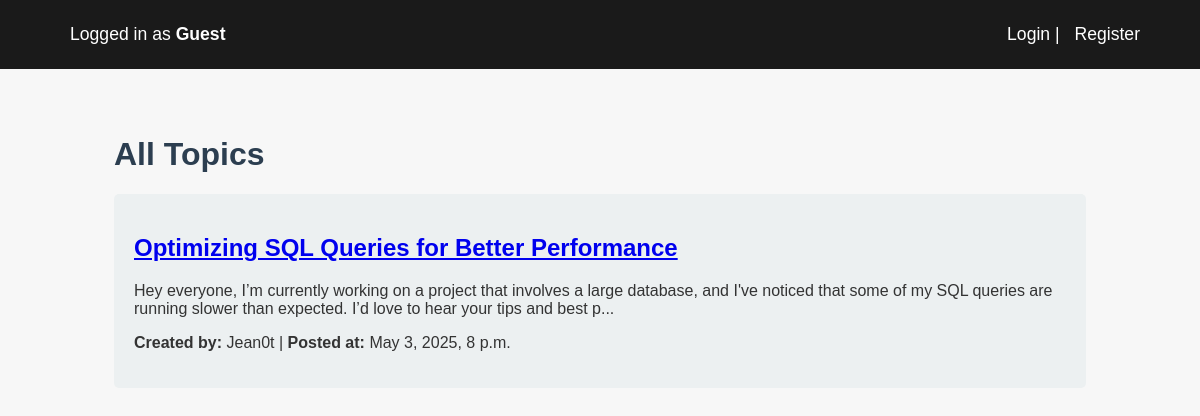
The page / on the database its author committed.
### forum/models.py (models this page shows, shortened)
class Topic(models.Model):
    title = models.CharField(max_length=128)
    body = models.TextField()
    author = models.ForeignKey(User, on_delete=models.CASCADE)
    created_at = models.DateTimeField(auto_now_add=True)

### forum/views.py (the view)
# urls.py: path("", views.topic_list, name="topic_list"),
def topic_list(request):
    topics = get_topics(request)
    return render(request, "forum/topic_list.html", {"topics": topics})

### forum/cache.py (called while the page is built)
def get_topics(request):
    cache_key = TOPICS_CACHE_KEY
    topics = cache.get(cache_key)
    if topics is None:
        topics = Topic.objects.all().order_by("-created_at")
        cache.set(cache_key, topics, timeout=CACHE_TIME)
    return topics

### forum/templates/forum/topic_list.html
{% extends 'forum/base.html' %}
{% block content %}
    <div class="container">
        <h1>All Topics</h1>
        {% for topic in topics %}
            <div class="topic">
                <h2><a href="{% url 'topic_detail' topic.id %}">{{ topic.title }}</a></h2>
                <p>{{ topic.body|slice:":200" }}...</p>
                <p><strong>Created by:</strong> {{ topic.author.username }} | <strong>Posted at:</strong> {{ topic.created_at }}</p>
            </div>
        {% empty %}
            <p>No topics available.</p>
        {% endfor %}
    </div>
{% endblock %}

### forum/static/css/style.css (style rules this page uses)
body { font-family: Arial, sans-serif; background-color: #f7f7f7; color: #333; margin: 0; padding: 0; }
.container { width: 90%; margin: 0 auto; padding: 2%; }
h1, h2 { color: #2C3E50; }
.topic { background-color: #ecf0f1; margin-bottom: 10px; padding: 20px; border-radius: 5px; }

### rows shown on the page
Topic: title "Optimizing SQL Queries for Better Performance", body "Hey everyone, I’m currently working on a project that involves a large database, and I've noticed that some of my SQL queries are running slower than expected. I’d love to hear your tips and best p", author.username "Jean0t", created_at "May 3, 2025, 8 p.m."
